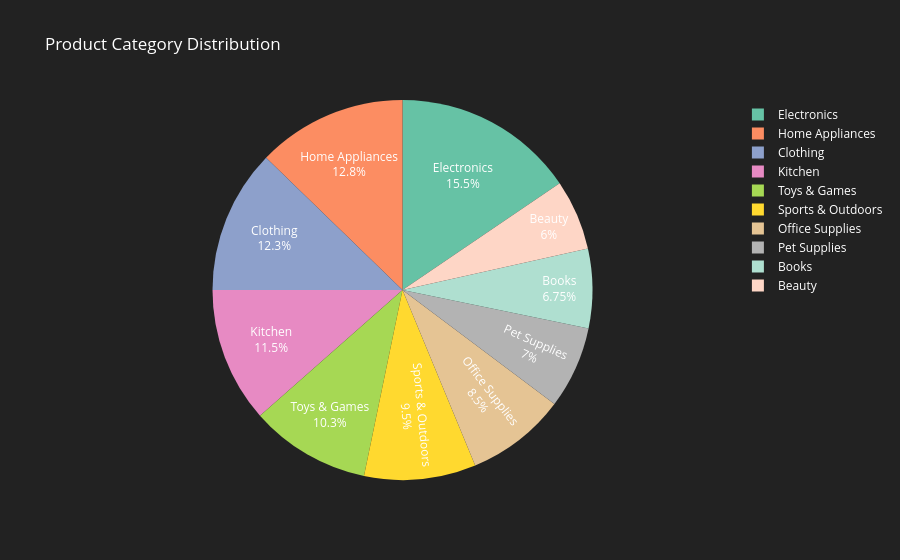

Notebook cell for this chart:
### Markdown cell above
### Pie chart of category distribution

### Code cell
category_counts = df_products['category'].value_counts().sort_index()
fig_pie = px.pie(
    values=category_counts.values,
    names=category_counts.index,
    title='Product Category Distribution',
    color_discrete_sequence=px.colors.qualitative.Set2
    )
fig_pie.update_traces(textinfo='percent+label', textfont_color='white')
fig_pie.update_layout(
    plot_bgcolor='#222',
    paper_bgcolor='#222',
    font_color='white',
    title_font_color='white',
    legend_font_color='white',
    xaxis=dict(tickfont=dict(color='white')),
    yaxis=dict(tickfont=dict(color='white'))
    )
fig_pie.show()

### Figure 1 — Plotly figure (JSON) as saved in the notebook; plotly's stock layout.template omitted (floating-point values rounded to 4 significant figures)
{"data": [{"domain": {"x": [0, 1], "y": [0, 1]}, "hovertemplate": "label=%{label}<br>value=%{value}<extra></extra>", "labels": ["Beauty", "Books", "Clothing", "Electronics", "Home Appliances", "Kitchen", "Office Supplies", "Pet Supplies", "Sports & Outdoors", "Toys & Games"], "legendgroup": "", "name": "", "showlegend": true, "textfont": {"color": "white"}, "textinfo": "percent+label", "type": "pie", "values": [24, 27, 49, 62, 51, 46, 34, 28, 38, 41]}], "layout": {"font": {"color": "white"}, "legend": {"font": {"color": "white"}, "tracegroupgap": 0}, "paper_bgcolor": "#222", "piecolorway": ["rgb(102,194,165)", "rgb(252,141,98)", "rgb(141,160,203)", "rgb(231,138,195)", "rgb(166,216,84)", "rgb(255,217,47)", "rgb(229,196,148)", "rgb(179,179,179)"], "plot_bgcolor": "#222", "title": {"font": {"color": "white"}, "text": "Product Category Distribution"}, "xaxis": {"tickfont": {"color": "white"}}, "yaxis": {"tickfont": {"color": "white"}}}}
